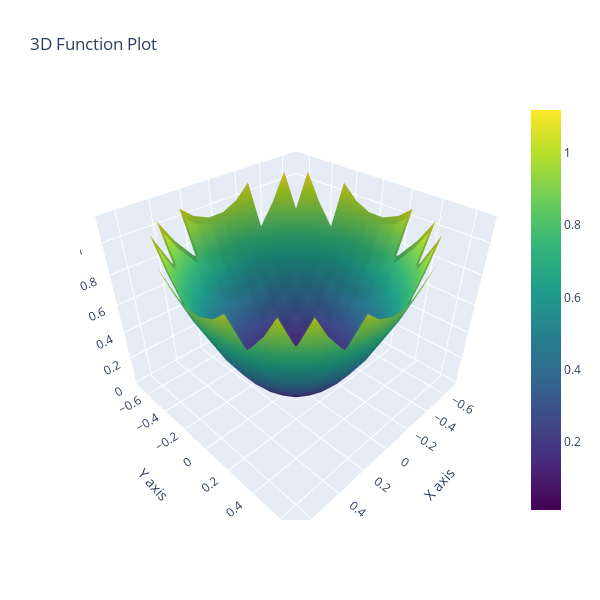

Notebook code for this chart:
### Code cell
# Zboth = np.concatenate((Z1,Z2), axis=0)
# Xarrboth = np.concatenate((X_arrm, X_arrm), axis=0)
# Yarrboth = np.concatenate((Y_arrm, Y_arrm), axis=0)           for now I just want one surface

Zboth = Z1
Xarrboth = X_arrm
Yarrboth = Y_arrm

fig1 = go.Figure()

# Add both surfaces to the figure
fig1.add_trace(go.Surface(z=Zboth, x=Xarrboth, y=Yarrboth, colorscale='Viridis', name="Closed surface"))
fig1.update_layout(title="3D Function Plot", autosize=False, width=600, height=600, scene=dict(
        xaxis_title="X axis",
        yaxis_title="Y axis",
        zaxis_title="Z axis",
    ),
)

# Show the plot
fig1.show()

### Figure 1 — Plotly figure (JSON) as saved in the notebook; plotly's stock layout.template omitted (floating-point values rounded to 4 significant figures; data arrays with more than 128 entries replaced by an {"elided": "..."} marker saying what was removed)
{"data": [{"colorscale": [[0, "#440154"], [0.1111, "#482878"], [0.2222, "#3e4989"], [0.3333, "#31688e"], [0.4444, "#26828e"], [0.5556, "#1f9e89"], [0.6667, "#35b779"], [0.7778, "#6ece58"], [0.8889, "#b5de2b"], [1, "#fde725"]], "name": "Closed surface", "type": "surface", "x": {"elided": "20x20 float values"}, "y": {"elided": "20x20 float values"}, "z": {"elided": "20x20 float values"}}], "layout": {"autosize": false, "height": 600, "scene": {"aspectmode": "auto", "aspectratio": {"x": 1.073, "y": 1.073, "z": 0.8687}, "xaxis": {"title": {"text": "X axis"}, "type": "linear"}, "yaxis": {"title": {"text": "Y axis"}, "type": "linear"}, "zaxis": {"title": {"text": "Z axis"}, "type": "linear"}}, "title": {"text": "3D Function Plot"}, "width": 600}}
